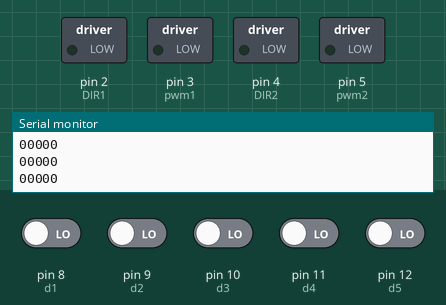
Bench run of a sketch on a simulated Arduino Uno, built with avr-gcc and run on an emulated ATmega328P. Shown: switched loads named in the sketch (green lamp = pin HIGH), the last lines printed to the serial monitor. The inputs (shaded band) are chosen by the test bench; at power-on: pin 8 (d1), pin 9 (d2), pin 10 (d3), pin 11 (d4), pin 12 (d5) LOW.

Above: at 1.2 s.
1.3 s: pin 8 (d1) driven HIGH
At 2.1 s:
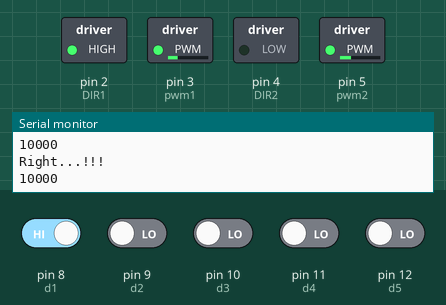
2.8 s: pin 10 (d3) driven HIGH
At 3.4 s:
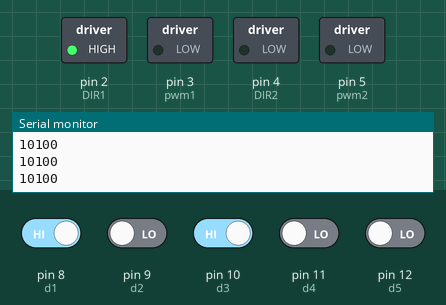
4.3 s: pin 10 (d3) driven LOW
At 5.7 s:
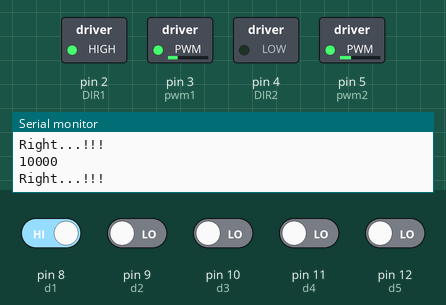
7.3 s: pin 8 (d1) driven LOW
At 8.5 s:
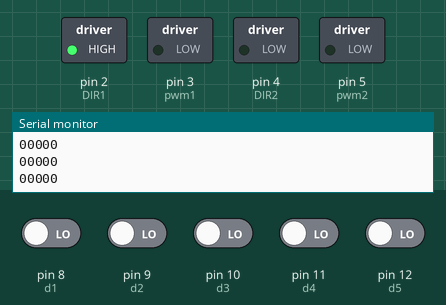
8.8 s: pin 9 (d2) driven HIGH
At 10.0 s:
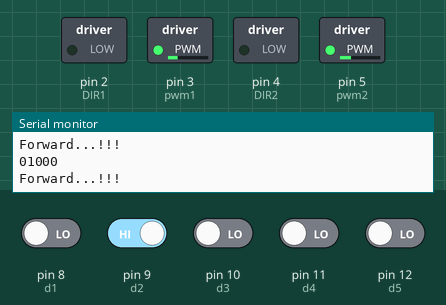
10.3 s: pin 11 (d4) driven HIGH
At 11.1 s:
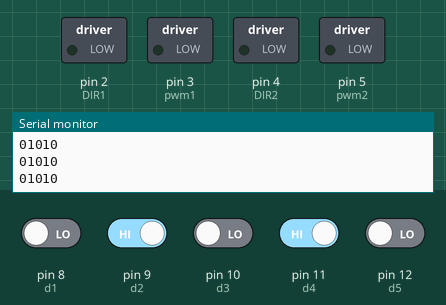
Timing chart, 0 to 12.8 s (numbered marks = the images above; inputs shaded):
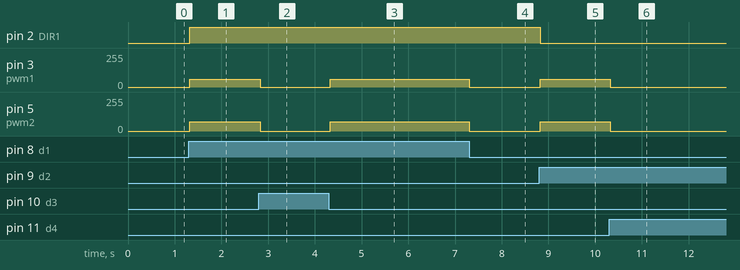

The sketch:

IRSensorMecanum.ino
```cpp
//IR Sensor
const int d1 = 8;
const int d2 = 9;
const int d3 = 10;
const int d4 = 11;
const int d5 = 12;
String irValue;
//motor 1
#define DIR1 2
#define pwm1 3
//motor 2
#define DIR2 4
#define pwm2 5

#define p 60

#define pwm 70

void setup() {
  // put your setup code here, to run once:

Serial.begin(9600);

  pinMode(d1,INPUT);
  pinMode(d2,INPUT);
  pinMode(d3,INPUT);
  pinMode(d4,INPUT);
  pinMode(d5,INPUT);


  //Power motor 1
  pinMode(pwm1,OUTPUT);
  pinMode(DIR1,OUTPUT);

  //Power motor 2
  pinMode(pwm2,OUTPUT);
  pinMode(DIR2,OUTPUT);

}

void loop() {
  // put your main code here, to run repeatedly:

   int v1 = digitalRead(d1);
   int v2 = digitalRead(d2);
   int v3 = digitalRead(d3);
   int v4 = digitalRead(d4);
   int v5 = digitalRead(d5);

 irValue = (String)v1 + (String)v2 + (String)v3 + (String)v4 + (String)v5;
   Serial.println(irValue);

   if((irValue.equals("00010"))||(irValue.equals("01000")))
   {
          //forward
          Serial.println("Forward...!!!");

          //motor 1 and motor 4
          analogWrite(pwm1,p);
          digitalWrite(DIR1,LOW);

          //motor 2 and motor 3
          analogWrite(pwm2,pwm);
          digitalWrite(DIR2,LOW);
   }
   else if((irValue.equals("10000")) || (irValue.equals("11000")))
   {
          //Right
          Serial.println("Right...!!!");

         //motor 1 and 4
         analogWrite(pwm1,p);
         digitalWrite(DIR1,HIGH);

        //motor 2 and 3
        analogWrite(pwm2,pwm);
        digitalWrite(DIR2,LOW);
    }
   else if((irValue.equals("00001")) || ((irValue.equals("00011"))))
   {
        //Left
        Serial.println("Left...!!!");
        //motor 1 and 4
        analogWrite(pwm1,p);
        digitalWrite(DIR1,LOW);

        //motor 2 and 3
        analogWrite(pwm2,pwm);
        digitalWrite(DIR2,HIGH);

   }
   else
   {
      //Stop...!!!

        analogWrite(pwm1,0);
        analogWrite(pwm2,0);
   }
}
```

Measured:
- after the input at 1.3 s, pin 2 (DIR1): LOW → HIGH at once; pin 3 (pwm1): 0/255 → 60/255 at once; pin 5 (pwm2): 0/255 → 70/255 at once
- after the input at 2.8 s, pin 3 (pwm1): 60/255 → 0/255 at once; pin 5 (pwm2): 70/255 → 0/255 at once
- after the input at 4.3 s, pin 3 (pwm1): 0/255 → 60/255 at once; pin 5 (pwm2): 0/255 → 70/255 at once
- after the input at 7.3 s, pin 3 (pwm1): 60/255 → 0/255 at once; pin 5 (pwm2): 70/255 → 0/255 at once
- after the input at 8.8 s, pin 2 (DIR1): HIGH → LOW at once; pin 3 (pwm1): 0/255 → 60/255 at once; pin 5 (pwm2): 0/255 → 70/255 at once
- after the input at 10.3 s, pin 3 (pwm1): 60/255 → 0/255 at once; pin 5 (pwm2): 70/255 → 0/255 at once
